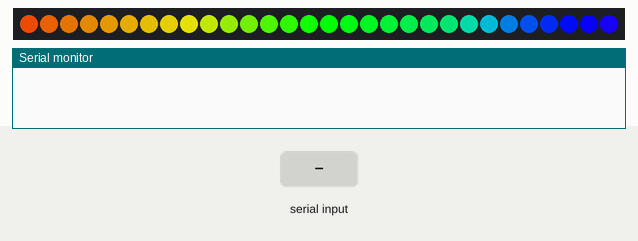
A program run on a simulated ESP32. On the bench: 30 RGB LEDs in strip order, left to right, the last lines printed to the serial monitor. Inputs (shaded band) come from the test bench. Dim RGB values are drawn brighter than linear.

Above: at 1.2 s.
1.3 s: "B\n" received over Serial
At 1.7 s:
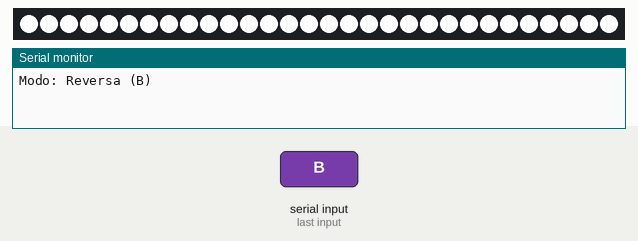
4.3 s: "I\n" received over Serial
At 4.7 s:
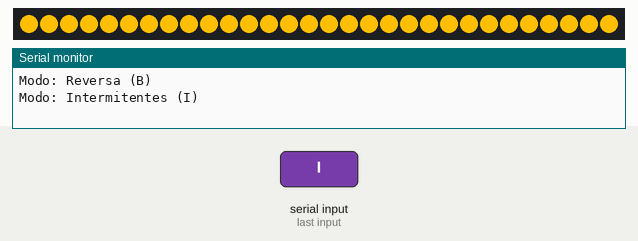
7.3 s: "L\n" received over Serial
At 7.39 s:
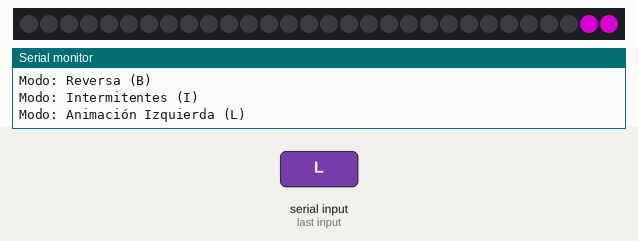
9.1 s: "R\n" received over Serial
10.9 s: "S\n" received over Serial
At 11.2 s:
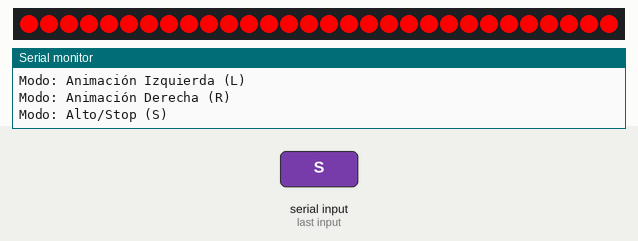
12.4 s: "S\n" received over Serial
At 13.5 s:
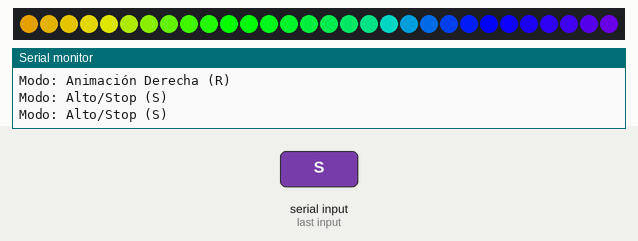

Measured:
- after the input at 1.3 s, the LEDs: change at once (image 1)
- after the input at 4.3 s, the LEDs: change at once (image 2)
- after the input at 7.3 s, the LEDs: change after 0.05 s (image 3)
- after the input at 10.9 s, the LEDs: change after 0.08 s (image 4)
- after the input at 12.4 s, the LEDs: first change after 0.08 s (image 5 shows a later state)
- what the display in image 1 shows lasts 0.5 s, from 1.3 s to 1.8 s

The program:

main.cpp
```cpp
#include <Arduino.h>
#include <FastLED.h>

#define LED_PIN       5           // Pin de datos para la tira LED
#define NUM_LEDS      30          // Número total de LEDs en la tira
#define LED_TYPE      WS2812B     // Tipo de LED (compatible con WS2818B en tiempos)
#define COLOR_ORDER   GRB

CRGB leds[NUM_LEDS];

// Definición de modos
enum LEDMode {
  DEFAULT_ANIM,  // Animación arcoíris por defecto
  MODE_B,      // B: Reversa (parpadea primeros y últimos 15 en blanco)
  MODE_I,      // I: Intermitentes (parpadea primeros y últimos 15 en ámbar)
  MODE_L,      // L: Izquierda (dos LEDs en movimiento hacia la izquierda)
  MODE_R,      // R: Derecha (dos LEDs en movimiento hacia la derecha)
  MODE_S       // S: Alto (enciende primeros y últimos 15 en rojo)
};
volatile LEDMode currentMode = DEFAULT_ANIM;

// Función para procesar comandos leídos desde el Serial
void processSerialCommand() {
  if (Serial.available() > 0) {
    char cmd = Serial.read();
    // Ignorar saltos de línea y retornos de carro
    if (cmd == '\n' || cmd == '\r') return;
    // Convertir a mayúscula para evitar problemas
    cmd = toupper(cmd);
    switch (cmd) {
      case 'B':
        currentMode = (currentMode == MODE_B) ? DEFAULT_ANIM : MODE_B;
        Serial.println("Modo: Reversa (B)");
        break;
      case 'I':
        currentMode = (currentMode == MODE_I) ? DEFAULT_ANIM : MODE_I;
        Serial.println("Modo: Intermitentes (I)");
        break;
      case 'L':
        currentMode = (currentMode == MODE_L) ? DEFAULT_ANIM : MODE_L;
        Serial.println("Modo: Animaci\u00F3n Izquierda (L)");
        break;
      case 'R':
        currentMode = (currentMode == MODE_R) ? DEFAULT_ANIM : MODE_R;
        Serial.println("Modo: Animaci\u00F3n Derecha (R)");
        break;
      case 'S':
        currentMode = (currentMode == MODE_S) ? DEFAULT_ANIM : MODE_S;
        Serial.println("Modo: Alto/Stop (S)");
        break;
      default:
        Serial.println("Comando no reconocido");
        break;
    }
  }
}

// Tarea de FreeRTOS que actualiza la animaci\u00F3n de la tira LED según el modo activo
void animationTask(void* pvParameters) {
  // Variables utilizadas en distintos modos:
  uint8_t hue = 0;                    // Para la animaci\u00F3n arco\u00EDris
  static bool blinkToggle_B = false;  // Para parpadeo en modo B
  static bool blinkToggle_I = false;  // Para parpadeo en modo I
  static int leftPos = NUM_LEDS - 1;    // Para animaci\u00F3n izquierda
  static int rightPos = 0;              // Para animaci\u00F3n derecha

  for (;;) {
    switch(currentMode) {
      // Modo por defecto: animaci\u00F3n arco\u00EDris
      case DEFAULT_ANIM:
        fill_rainbow(leds, NUM_LEDS, hue, 5);
        FastLED.show();
        hue++;
        vTaskDelay(pdMS_TO_TICKS(50));
        break;

      // Modo B: parpadeo primeros y \u00FAltimos 15 leds en blanco
      case MODE_B:
        blinkToggle_B = !blinkToggle_B;
        for (int i = 0; i < 15 && i < NUM_LEDS; i++) {
          leds[i] = blinkToggle_B ? CRGB::White : CRGB::Black;
          int index = NUM_LEDS - 1 - i;
          if (index >= 0 && index < NUM_LEDS)
            leds[index] = blinkToggle_B ? CRGB::White : CRGB::Black;
        }
        FastLED.show();
        vTaskDelay(pdMS_TO_TICKS(500));
        break;

      // Modo I: parpadeo primeros y \u00FAltimos 15 leds en \u00E1mbar
      case MODE_I:
        blinkToggle_I = !blinkToggle_I;
        {
          CRGB amber(255, 191, 0);  // Color \u00E1mbar
          for (int i = 0; i < 15 && i < NUM_LEDS; i++) {
            leds[i] = blinkToggle_I ? amber : CRGB::Black;
            int index = NUM_LEDS - 1 - i;
            if (index >= 0 && index < NUM_LEDS)
              leds[index] = blinkToggle_I ? amber : CRGB::Black;
          }
        }
        FastLED.show();
        vTaskDelay(pdMS_TO_TICKS(500));
        break;

      // Modo L: animaci\u00F3n direccional izquierda con dos leds (color púrpura)
      case MODE_L:
        FastLED.clear();
        leds[leftPos] = CRGB::Purple;
        int prev = leftPos - 1;
        if (prev < 0) prev = NUM_LEDS - 1;
        leds[prev] = CRGB::Purple;
        FastLED.show();
        leftPos--;             // Se mueve hacia la izquierda
        if (leftPos < 0) {
          leftPos = NUM_LEDS - 1;
        }
        vTaskDelay(pdMS_TO_TICKS(100));
        break;

      // Modo R: animaci\u00F3n direccional derecha con dos leds (color cian)
      case MODE_R:
        FastLED.clear();
        leds[rightPos] = CRGB::Cyan;
        int next = rightPos + 1;
        if (next >= NUM_LEDS) next = 0;
        leds[next] = CRGB::Cyan;
        FastLED.show();
        rightPos++;            // Se mueve hacia la derecha
        if (rightPos >= NUM_LEDS) {
          rightPos = 0;
        }
        vTaskDelay(pdMS_TO_TICKS(100));
        break;

      // Modo S: detener animaci\u00F3n y encender los primeros y \u00FAltimos 15 leds en rojo
      case MODE_S:
        for (int i = 0; i < 15 && i < NUM_LEDS; i++) {
          leds[i] = CRGB::Red;
          int index = NUM_LEDS - 1 - i;
          if (index >= 0 && index < NUM_LEDS)
            leds[index] = CRGB::Red;
        }
        // Se apaga la parte media de la tira (opcional)
        for (int i = 15; i < NUM_LEDS - 15; i++) {
          leds[i] = CRGB::Black;
        }
        FastLED.show();
        vTaskDelay(pdMS_TO_TICKS(500));
        break;
    }
  }
}

void setup() {
  // Inicializa el puerto Serial para depuraci\u00F3n y para recibir comandos
  Serial.begin(115200);
  FastLED.addLeds<LED_TYPE, LED_PIN, COLOR_ORDER>(leds, NUM_LEDS)
         .setCorrection(TypicalLEDStrip);

  // Crea la tarea de animaci\u00F3n en un core independiente (para ESP32)
  xTaskCreatePinnedToCore(
    animationTask,    // Función de la tarea
    "AnimationTask",  // Nombre de la tarea
    4096,             // Tamaño de la pila
    NULL,             // Par\u00E1metro (no se usa)
    1,                // Prioridad de la tarea
    NULL,             // Handle de la tarea
    1                 // Core en el que se ejecut\u00E1 la tarea
  );
}

void loop() {
  // Se procesa la lectura de comandos via Serial
  processSerialCommand();
  // Para permitir que las tareas de FreeRTOS se ejecuten, se puede dar un peque\u00F1o retardo:
  vTaskDelay(pdMS_TO_TICKS(10));
}
```
